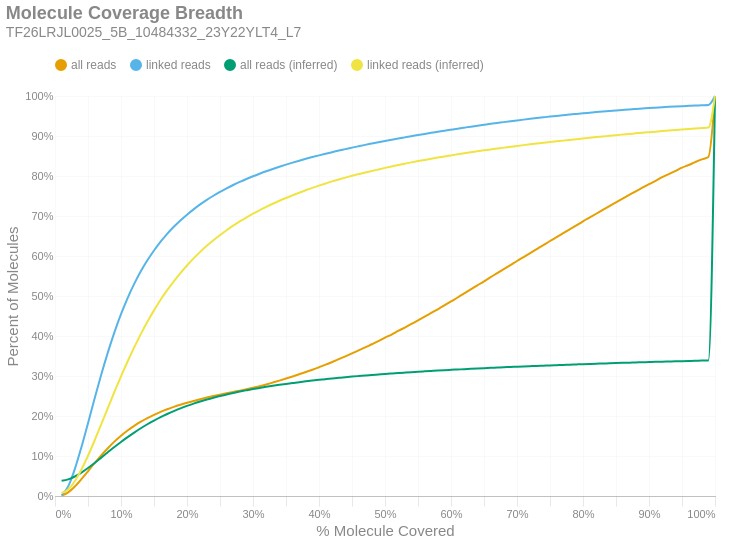

The code cell stored with this chart in its notebook:
### Markdown cell above
### Molecule Read Coverage
This chart shows molecule coverage breadth as computed by the number of bases aligned to that molecule. In other words, "*how much of each unique long molecule is actually sequenced/aligned?*" Keep in mind there is a distinction between sequences and alignments, since some sequences belonging to a particular molecule may not align well and wouldn't appear in the alignment data. This chart also shows molecule coverage breadth as computed by the *inferred fragment* from which the aligned sequences originate. Unlike read coverage, this calculation takes into account the total insert size, including unsequenced gaps between the forward and reverse reads. Like the previous figures, these are cumulative percents.

### Code cell
if SKIPLR:
    print_html(f"Skipped")
else:
    binned_df = consolidated_hist(valids['coverage_bp'], mask, 0.01, True)
    binned_df_inf = consolidated_hist(valids['coverage_inserts'], mask, 0.01, True)
    binned_df = binned_df.with_columns(pl.lit(binned_df_inf['all reads (cumsum)']).alias('all reads (inferred)'))
    binned_df = binned_df.with_columns(pl.lit(binned_df_inf['linked reads (cumsum)']).alias('linked reads (inferred)'))
    binned_df = binned_df.with_columns(
        (pl.col('bin').cast(pl.Float64) + 0.01).alias('right_edge')
    )

    with SafeRender(binned_df):
        (
            density_plot(binned_df, 'Molecule Coverage Breadth', samplename, 'molcov', ['all reads (inferred)','linked reads (inferred)'])
            .encode(
                #x=alt.X('bin:Q', title="% Molecule Covered").axis(format = '%').scale(padding=0),
                x=alt.X('right_edge:Q', title="% Molecule Covered").axis(format='%').scale(padding=0),
                y=alt.Y('value:Q', title='Percent of Molecules')
                    .axis(format='%')
                    .stack(False)
                    .scale(domainMin=0, padding=0),
                color=alt.Color("key:N").scale(domain = ["all reads", "linked reads", "all reads (inferred)", "linked reads (inferred)"]),
                tooltip = [
                    alt.Tooltip("key:N", title = "Data Type"),
                    alt.Tooltip("range_label:N", title="% Molecule Covered"),
                    alt.Tooltip("value:Q", format = ".2%", title="% Molecules")
                ]
            )
        ).display()

### Figure 1 — Vega-Lite specification as saved in the notebook (floating-point values rounded to 4 significant figures)
{"width": "container", "height": 400, "config": {"title": {"anchor": "start", "dy": -15, "fontSize": 18, "color": "#888888", "subtitleColor": "#888888", "subtitleFontSize": 14}, "arc": {"fill": "#0072B2"}, "axis": {"domainColor": "#888888", "domainWidth": 0.5, "gridWidth": 0.2, "grid": false, "titleFontWeight": 400, "titleFontSize": 15, "labelFontSize": 11, "labelColor": "#888888", "tickColor": "#888888", "tickWidth": 0.2, "titleColor": "#888888"}, "axisBand": {"grid": false}, "axisX": {"grid": true, "tickSize": 10, "domainCap": "round"}, "axisY": {"domain": false, "grid": true, "tickSize": 0, "domainCap": "round"}, "background": "transparent", "header": {"labelFontSize": 15, "labelColor": "#888888", "titleFontSize": 15, "titleFontWeight": 600, "titleColor": "#888888"}, "legend": {"labelFont": "sans-serif", "labelFontSize": 12, "labelColor": "#888888", "symbolSize": 100, "symbolType": "circle", "titleFontSize": 12, "titlePadding": 10, "titleColor": "#888888", "title": null, "orient": "top"}, "range": {"category": ["#E69F00", "#56B4E9", "#009E73", "#F0E442", "#0072B2", "#D55E00", "#CC79A7", "#000000"], "diverging": ["#cfe8f3", "#a2d4ec", "#73bfe2", "#46abdb", "#1696d2", "#12719e"]}, "area": {"fill": "#0072B2", "fillOpacity": 0.7, "line": true, "strokeOpacity": 0.7}, "line": {"color": "#0072B2", "stroke": "#0072B2", "strokeWidth": 2}, "trail": {"color": "#0072B2", "stroke": "#0072B2", "strokeWidth": 0, "size": 1}, "point": {"filled": true, "fillOpacity": 1.0, "size": 95}, "text": {"color": "#888888", "fontSize": 11, "align": "right", "fontWeight": 400, "size": 11}, "bar": {"fill": "#0072B2", "stroke": null}, "view": {"stroke": null, "continuousWidth": 660, "continuousHeight": 400}}, "data": {"name": "data-cad5d4e01662ed2f2607bfef7b991cc3"}, "mark": {"type": "line", "interpolate": "monotone", "point": {"opacity": 0, "size": 275}}, "encoding": {"color": {"field": "key", "scale": {"domain": ["all reads", "linked reads", "all reads (inferred)", "linked reads (inferred)"]}, "type": "nominal"}, "tooltip": [{"field": "key", "title": "Data Type", "type": "nominal"}, {"field": "range_label", "title": "% Molecule Covered", "type": "nominal"}, {"field": "value", "format": ".2%", "title": "% Molecules", "type": "quantitative"}], "x": {"axis": {"format": "%"}, "field": "right_edge", "scale": {"padding": 0}, "title": "% Molecule Covered", "type": "quantitative"}, "y": {"axis": {"format": "%"}, "field": "value", "scale": {"domainMin": 0, "padding": 0}, "stack": false, "title": "Percent of Molecules", "type": "quantitative"}}, "params": [{"name": "param_c36ac31b6afebe62", "select": {"type": "point", "fields": ["key"]}, "bind": "legend"}], "title": {"text": "Molecule Coverage Breadth", "subtitle": "TF26LRJL0025_5B_10484332_23Y22YLT4_L7"}, "transform": [{"fold": ["all reads (cumsum)", "linked reads (cumsum)", "all reads (inferred)", "linked reads (inferred)"]}, {"calculate": "replace(datum.key, ' (cumsum)', '')", "as": "key"}, {"filter": {"param": "param_c36ac31b6afebe62"}}], "usermeta": {"embedOptions": {"downloadFileName": "TF26LRJL0025_5B_10484332_23Y22YLT4_L7.molcov"}}, "$schema": "https://vega.github.io/schema/vega-lite/v6.4.1.json", "datasets": {"data-cad5d4e01662ed2f2607bfef7b991cc3": [{"bin": "0.0", "interval": "0.0-0.01", "all reads": 0.0008464, "linked reads": 0.001585, "all reads (cumsum)": 0.0008464, "linked reads (cumsum)": 0.001585, "range_label": "0.0-0.01", "all reads (inferred)": 0.03808, "linked reads (inferred)": 0.007352, "right_edge": 0.01}, {"bin": "0.01", "interval": "0.01-0.02", "all reads": 0.008185, "linked reads": 0.02254, "all reads (cumsum)": 0.009031, "linked reads (cumsum)": 0.02412, "range_label": "0.01-0.02", "all reads (inferred)": 0.04159, "linked reads (inferred)": 0.01636, "right_edge": 0.02}, {"bin": "0.02", "interval": "0.02-0.03", "all reads": 0.01478, "linked reads": 0.04314, "all reads (cumsum)": 0.02381, "linked reads (cumsum)": 0.06726, "range_label": "0.02-0.03", "all reads (inferred)": 0.04873, "linked reads (inferred)": 0.03682, "right_edge": 0.03}, {"bin": "0.03", "interval": "0.03-0.04", "all reads": 0.01821, "linked reads": 0.05475, "all reads (cumsum)": 0.04202, "linked reads (cumsum)": 0.122, "range_label": "0.03-0.04", "all reads (inferred)": 0.0586, "linked reads (inferred)": 0.06606, "right_edge": 0.04}, {"bin": "0.04", "interval": "0.04-0.05", "all reads": 0.0198, "linked reads": 0.06009, "all reads (cumsum)": 0.06182, "linked reads (cumsum)": 0.1821, "range_label": "0.04-0.05", "all reads (inferred)": 0.07011, "linked reads (inferred)": 0.1006, "right_edge": 0.05}, {"bin": "0.05", "interval": "0.05-0.06", "all reads": 0.02015, "linked reads": 0.06157, "all reads (cumsum)": 0.08197, "linked reads (cumsum)": 0.2437, "range_label": "0.05-0.06", "all reads (inferred)": 0.08272, "linked reads (inferred)": 0.1388, "right_edge": 0.06}, {"bin": "0.06", "interval": "0.06-0.07", "all reads": 0.01937, "linked reads": 0.05935, "all reads (cumsum)": 0.1013, "linked reads (cumsum)": 0.303, "range_label": "0.06-0.07", "all reads (inferred)": 0.09593, "linked reads (inferred)": 0.179, "right_edge": 0.07}, {"bin": "0.07", "interval": "0.07-0.08", "all reads": 0.01805, "linked reads": 0.05534, "all reads (cumsum)": 0.1194, "linked reads (cumsum)": 0.3584, "range_label": "0.07-0.08", "all reads (inferred)": 0.1092, "linked reads (inferred)": 0.2197, "right_edge": 0.08}, {"bin": "0.08", "interval": "0.08-0.09", "all reads": 0.01651, "linked reads": 0.05068, "all reads (cumsum)": 0.1359, "linked reads (cumsum)": 0.4091, "range_label": "0.08-0.09", "all reads (inferred)": 0.1224, "linked reads (inferred)": 0.2602, "right_edge": 0.09}, {"bin": "0.09", "interval": "0.09-0.1", "all reads": 0.01482, "linked reads": 0.04542, "all reads (cumsum)": 0.1507, "linked reads (cumsum)": 0.4545, "range_label": "0.09-0.1", "all reads (inferred)": 0.1351, "linked reads (inferred)": 0.2992, "right_edge": 0.1}, {"bin": "0.1", "interval": "0.1-0.11", "all reads": 0.01315, "linked reads": 0.04032, "all reads (cumsum)": 0.1639, "linked reads (cumsum)": 0.4948, "range_label": "0.1-0.11", "all reads (inferred)": 0.1471, "linked reads (inferred)": 0.3362, "right_edge": 0.11}, {"bin": "0.11", "interval": "0.11-0.12", "all reads": 0.01159, "linked reads": 0.03543, "all reads (cumsum)": 0.1754, "linked reads (cumsum)": 0.5302, "range_label": "0.11-0.12", "all reads (inferred)": 0.1586, "linked reads (inferred)": 0.3715, "right_edge": 0.12}, {"bin": "0.12", "interval": "0.12-0.13", "all reads": 0.01031, "linked reads": 0.03149, "all reads (cumsum)": 0.1858, "linked reads (cumsum)": 0.5617, "range_label": "0.12-0.13", "all reads (inferred)": 0.1694, "linked reads (inferred)": 0.4047, "right_edge": 0.13}, {"bin": "0.13", "interval": "0.13-0.14", "all reads": 0.009035, "linked reads": 0.02745, "all reads (cumsum)": 0.1948, "linked reads (cumsum)": 0.5892, "range_label": "0.13-0.14", "all reads (inferred)": 0.1794, "linked reads (inferred)": 0.4355, "right_edge": 0.14}, {"bin": "0.14", "interval": "0.14-0.15", "all reads": 0.00808, "linked reads": 0.02451, "all reads (cumsum)": 0.2029, "linked reads (cumsum)": 0.6137, "range_label": "0.14-0.15", "all reads (inferred)": 0.1887, "linked reads (inferred)": 0.464, "right_edge": 0.15}, {"bin": "0.15", "interval": "0.15-0.16", "all reads": 0.007353, "linked reads": 0.02215, "all reads (cumsum)": 0.2102, "linked reads (cumsum)": 0.6358, "range_label": "0.15-0.16", "all reads (inferred)": 0.1973, "linked reads (inferred)": 0.4905, "right_edge": 0.16}, {"bin": "0.16", "interval": "0.16-0.17", "all reads": 0.006528, "linked reads": 0.01959, "all reads (cumsum)": 0.2168, "linked reads (cumsum)": 0.6554, "range_label": "0.16-0.17", "all reads (inferred)": 0.2051, "linked reads (inferred)": 0.5145, "right_edge": 0.17}, {"bin": "0.17", "interval": "0.17-0.18", "all reads": 0.005936, "linked reads": 0.01762, "all reads (cumsum)": 0.2227, "linked reads (cumsum)": 0.673, "range_label": "0.17-0.18", "all reads (inferred)": 0.2123, "linked reads (inferred)": 0.5366, "right_edge": 0.18}, {"bin": "0.18", "interval": "0.18-0.19", "all reads": 0.005387, "linked reads": 0.01584, "all reads (cumsum)": 0.2281, "linked reads (cumsum)": 0.6889, "range_label": "0.18-0.19", "all reads (inferred)": 0.219, "linked reads (inferred)": 0.5574, "right_edge": 0.19}, {"bin": "0.19", "interval": "0.19-0.2", "all reads": 0.004957, "linked reads": 0.0145, "all reads (cumsum)": 0.233, "linked reads (cumsum)": 0.7034, "range_label": "0.19-0.2", "all reads (inferred)": 0.2252, "linked reads (inferred)": 0.5763, "right_edge": 0.2}, {"bin": "0.2", "interval": "0.2-0.21", "all reads": 0.004606, "linked reads": 0.01327, "all reads (cumsum)": 0.2376, "linked reads (cumsum)": 0.7166, "range_label": "0.2-0.21", "all reads (inferred)": 0.2309, "linked reads (inferred)": 0.594, "right_edge": 0.21}, {"bin": "0.21", "interval": "0.21-0.22", "all reads": 0.004312, "linked reads": 0.01231, "all reads (cumsum)": 0.242, "linked reads (cumsum)": 0.7289, "range_label": "0.21-0.22", "all reads (inferred)": 0.2363, "linked reads (inferred)": 0.6103, "right_edge": 0.22}, {"bin": "0.22", "interval": "0.22-0.23", "all reads": 0.004075, "linked reads": 0.01134, "all reads (cumsum)": 0.246, "linked reads (cumsum)": 0.7403, "range_label": "0.22-0.23", "all reads (inferred)": 0.2412, "linked reads (inferred)": 0.6254, "right_edge": 0.23}, {"bin": "0.23", "interval": "0.23-0.24", "all reads": 0.003801, "linked reads": 0.01031, "all reads (cumsum)": 0.2498, "linked reads (cumsum)": 0.7506, "range_label": "0.23-0.24", "all reads (inferred)": 0.2457, "linked reads (inferred)": 0.6394, "right_edge": 0.24}, {"bin": "0.24", "interval": "0.24-0.25", "all reads": 0.003657, "linked reads": 0.009686, "all reads (cumsum)": 0.2535, "linked reads (cumsum)": 0.7603, "range_label": "0.24-0.25", "all reads (inferred)": 0.2499, "linked reads (inferred)": 0.6522, "right_edge": 0.25}, {"bin": "0.25", "interval": "0.25-0.26", "all reads": 0.003399, "linked reads": 0.008853, "all reads (cumsum)": 0.2569, "linked reads (cumsum)": 0.7691, "range_label": "0.25-0.26", "all reads (inferred)": 0.2539, "linked reads (inferred)": 0.6645, "right_edge": 0.26}, {"bin": "0.26", "interval": "0.26-0.27", "all reads": 0.003328, "linked reads": 0.008313, "all reads (cumsum)": 0.2602, "linked reads (cumsum)": 0.7775, "range_label": "0.26-0.27", "all reads (inferred)": 0.2576, "linked reads (inferred)": 0.6757, "right_edge": 0.27}, {"bin": "0.27", "interval": "0.27-0.28", "all reads": 0.003255, "linked reads": 0.00779, "all reads (cumsum)": 0.2635, "linked reads (cumsum)": 0.7852, "range_label": "0.27-0.28", "all reads (inferred)": 0.2611, "linked reads (inferred)": 0.6863, "right_edge": 0.28}, {"bin": "0.28", "interval": "0.28-0.29", "all reads": 0.003418, "linked reads": 0.007303, "all reads (cumsum)": 0.2669, "linked reads (cumsum)": 0.7925, "range_label": "0.28-0.29", "all reads (inferred)": 0.2643, "linked reads (inferred)": 0.6962, "right_edge": 0.29}, {"bin": "0.29", "interval": "0.29-0.3", "all reads": 0.003685, "linked reads": 0.006741, "all reads (cumsum)": 0.2706, "linked reads (cumsum)": 0.7993, "range_label": "0.29-0.3", "all reads (inferred)": 0.2674, "linked reads (inferred)": 0.7056, "right_edge": 0.3}, {"bin": "0.3", "interval": "0.3-0.31", "all reads": 0.00397, "linked reads": 0.006364, "all reads (cumsum)": 0.2745, "linked reads (cumsum)": 0.8056, "range_label": "0.3-0.31", "all reads (inferred)": 0.2702, "linked reads (inferred)": 0.7143, "right_edge": 0.31}, {"bin": "0.31", "interval": "0.31-0.32", "all reads": 0.00439, "linked reads": 0.006117, "all reads (cumsum)": 0.2789, "linked reads (cumsum)": 0.8118, "range_label": "0.31-0.32", "all reads (inferred)": 0.273, "linked reads (inferred)": 0.7227, "right_edge": 0.32}, {"bin": "0.32", "interval": "0.32-0.33", "all reads": 0.004711, "linked reads": 0.005775, "all reads (cumsum)": 0.2836, "linked reads (cumsum)": 0.8175, "range_label": "0.32-0.33", "all reads (inferred)": 0.2755, "linked reads (inferred)": 0.7306, "right_edge": 0.33}, {"bin": "0.33", "interval": "0.33-0.34", "all reads": 0.004865, "linked reads": 0.005517, "all reads (cumsum)": 0.2885, "linked reads (cumsum)": 0.8231, "range_label": "0.33-0.34", "all reads (inferred)": 0.278, "linked reads (inferred)": 0.738, "right_edge": 0.34}, {"bin": "0.34", "interval": "0.34-0.35", "all reads": 0.00515, "linked reads": 0.00535, "all reads (cumsum)": 0.2937, "linked reads (cumsum)": 0.8284, "range_label": "0.34-0.35", "all reads (inferred)": 0.2803, "linked reads (inferred)": 0.7451, "right_edge": 0.35}, {"bin": "0.35", "interval": "0.35-0.36", "all reads": 0.005267, "linked reads": 0.005062, "all reads (cumsum)": 0.2989, "linked reads (cumsum)": 0.8335, "range_label": "0.35-0.36", "all reads (inferred)": 0.2824, "linked reads (inferred)": 0.7517, "right_edge": 0.36}, {"bin": "0.36", "interval": "0.36-0.37", "all reads": 0.005402, "linked reads": 0.0048, "all reads (cumsum)": 0.3043, "linked reads (cumsum)": 0.8383, "range_label": "0.36-0.37", "all reads (inferred)": 0.2846, "linked reads (inferred)": 0.7582, "right_edge": 0.37}, {"bin": "0.37", "interval": "0.37-0.38", "all reads": 0.005547, "linked reads": 0.004661, "all reads (cumsum)": 0.3099, "linked reads (cumsum)": 0.8429, "range_label": "0.37-0.38", "all reads (inferred)": 0.2866, "linked reads (inferred)": 0.7644, "right_edge": 0.38}, {"bin": "0.38", "interval": "0.38-0.39", "all reads": 0.005822, "linked reads": 0.004395, "all reads (cumsum)": 0.3157, "linked reads (cumsum)": 0.8473, "range_label": "0.38-0.39", "all reads (inferred)": 0.2885, "linked reads (inferred)": 0.7703, "right_edge": 0.39}, {"bin": "0.39", "interval": "0.39-0.4", "all reads": 0.006231, "linked reads": 0.0043, "all reads (cumsum)": 0.3219, "linked reads (cumsum)": 0.8516, "range_label": "0.39-0.4", "all reads (inferred)": 0.2904, "linked reads (inferred)": 0.776, "right_edge": 0.4}, {"bin": "0.4", "interval": "0.4-0.41", "all reads": 0.00638, "linked reads": 0.004038, "all reads (cumsum)": 0.3283, "linked reads (cumsum)": 0.8557, "range_label": "0.4-0.41", "all reads (inferred)": 0.2922, "linked reads (inferred)": 0.7813, "right_edge": 0.41}, {"bin": "0.41", "interval": "0.41-0.42", "all reads": 0.006762, "linked reads": 0.003952, "all reads (cumsum)": 0.3351, "linked reads (cumsum)": 0.8596, "range_label": "0.41-0.42", "all reads (inferred)": 0.2939, "linked reads (inferred)": 0.7865, "right_edge": 0.42}, {"bin": "0.42", "interval": "0.42-0.43", "all reads": 0.007059, "linked reads": 0.003889, "all reads (cumsum)": 0.3421, "linked reads (cumsum)": 0.8635, "range_label": "0.42-0.43", "all reads (inferred)": 0.2955, "linked reads (inferred)": 0.7913, "right_edge": 0.43}, {"bin": "0.43", "interval": "0.43-0.44", "all reads": 0.007112, "linked reads": 0.00364, "all reads (cumsum)": 0.3492, "linked reads (cumsum)": 0.8671, "range_label": "0.43-0.44", "all reads (inferred)": 0.297, "linked reads (inferred)": 0.796, "right_edge": 0.44}, {"bin": "0.44", "interval": "0.44-0.45", "all reads": 0.007387, "linked reads": 0.003742, "all reads (cumsum)": 0.3566, "linked reads (cumsum)": 0.8709, "range_label": "0.44-0.45", "all reads (inferred)": 0.2985, "linked reads (inferred)": 0.8004, "right_edge": 0.45}, {"bin": "0.45", "interval": "0.45-0.46", "all reads": 0.007444, "linked reads": 0.003516, "all reads (cumsum)": 0.3641, "linked reads (cumsum)": 0.8744, "range_label": "0.45-0.46", "all reads (inferred)": 0.2998, "linked reads (inferred)": 0.8046, "right_edge": 0.46}, {"bin": "0.46", "interval": "0.46-0.47", "all reads": 0.007431, "linked reads": 0.003419, "all reads (cumsum)": 0.3715, "linked reads (cumsum)": 0.8778, "range_label": "0.46-0.47", "all reads (inferred)": 0.3012, "linked reads (inferred)": 0.8087, "right_edge": 0.47}, {"bin": "0.47", "interval": "0.47-0.48", "all reads": 0.007858, "linked reads": 0.003265, "all reads (cumsum)": 0.3794, "linked reads (cumsum)": 0.8811, "range_label": "0.47-0.48", "all reads (inferred)": 0.3025, "linked reads (inferred)": 0.8126, "right_edge": 0.48}, {"bin": "0.48", "interval": "0.48-0.49", "all reads": 0.007739, "linked reads": 0.003314, "all reads (cumsum)": 0.3871, "linked reads (cumsum)": 0.8844, "range_label": "0.48-0.49", "all reads (inferred)": 0.3037, "linked reads (inferred)": 0.8165, "right_edge": 0.49}, {"bin": "0.49", "interval": "0.49-0.5", "all reads": 0.008731, "linked reads": 0.003168, "all reads (cumsum)": 0.3958, "linked reads (cumsum)": 0.8876, "range_label": "0.49-0.5", "all reads (inferred)": 0.305, "linked reads (inferred)": 0.8203, "right_edge": 0.5}, {"bin": "0.5", "interval": "0.5-0.51", "all reads": 0.007789, "linked reads": 0.003024, "all reads (cumsum)": 0.4036, "linked reads (cumsum)": 0.8906, "range_label": "0.5-0.51", "all reads (inferred)": 0.3062, "linked reads (inferred)": 0.8238, "right_edge": 0.51}, {"bin": "0.51", "interval": "0.51-0.52", "all reads": 0.008927, "linked reads": 0.003072, "all reads (cumsum)": 0.4126, "linked reads (cumsum)": 0.8937, "range_label": "0.51-0.52", "all reads (inferred)": 0.3074, "linked reads (inferred)": 0.8274, "right_edge": 0.52}, {"bin": "0.52", "interval": "0.52-0.53", "all reads": 0.008639, "linked reads": 0.002916, "all reads (cumsum)": 0.4212, "linked reads (cumsum)": 0.8966, "range_label": "0.52-0.53", "all reads (inferred)": 0.3085, "linked reads (inferred)": 0.8308, "right_edge": 0.53}, {"bin": "0.53", "interval": "0.53-0.54", "all reads": 0.008933, "linked reads": 0.002908, "all reads (cumsum)": 0.4301, "linked reads (cumsum)": 0.8995, "range_label": "0.53-0.54", "all reads (inferred)": 0.3096, "linked reads (inferred)": 0.8341, "right_edge": 0.54}, {"bin": "0.54", "interval": "0.54-0.55", "all reads": 0.008931, "linked reads": 0.002865, "all reads (cumsum)": 0.4391, "linked reads (cumsum)": 0.9024, "range_label": "0.54-0.55", "all reads (inferred)": 0.3106, "linked reads (inferred)": 0.8373, "right_edge": 0.55}, {"bin": "0.55", "interval": "0.55-0.56", "all reads": 0.009228, "linked reads": 0.002752, "all reads (cumsum)": 0.4483, "linked reads (cumsum)": 0.9051, "range_label": "0.55-0.56", "all reads (inferred)": 0.3116, "linked reads (inferred)": 0.8402, "right_edge": 0.56}, {"bin": "0.56", "interval": "0.56-0.57", "all reads": 0.009281, "linked reads": 0.002833, "all reads (cumsum)": 0.4576, "linked reads (cumsum)": 0.9079, "range_label": "0.56-0.57", "all reads (inferred)": 0.3126, "linked reads (inferred)": 0.8432, "right_edge": 0.57}, {"bin": "0.57", "interval": "0.57-0.58", "all reads": 0.009275, "linked reads": 0.00262, "all reads (cumsum)": 0.4668, "linked reads (cumsum)": 0.9106, "range_label": "0.57-0.58", "all reads (inferred)": 0.3136, "linked reads (inferred)": 0.846, "right_edge": 0.58}, {"bin": "0.58", "interval": "0.58-0.59", "all reads": 0.009592, "linked reads": 0.002703, "all reads (cumsum)": 0.4764, "linked reads (cumsum)": 0.9133, "range_label": "0.58-0.59", "all reads (inferred)": 0.3145, "linked reads (inferred)": 0.8488, "right_edge": 0.59}, {"bin": "0.59", "interval": "0.59-0.6", "all reads": 0.009981, "linked reads": 0.002588, "all reads (cumsum)": 0.4864, "linked reads (cumsum)": 0.9158, "range_label": "0.59-0.6", "all reads (inferred)": 0.3154, "linked reads (inferred)": 0.8515, "right_edge": 0.6}, {"bin": "0.6", "interval": "0.6-0.61", "all reads": 0.009806, "linked reads": 0.002549, "all reads (cumsum)": 0.4962, "linked reads (cumsum)": 0.9184, "range_label": "0.6-0.61", "all reads (inferred)": 0.3162, "linked reads (inferred)": 0.8541, "right_edge": 0.61}, {"bin": "0.61", "interval": "0.61-0.62", "all reads": 0.01026, "linked reads": 0.002494, "all reads (cumsum)": 0.5065, "linked reads (cumsum)": 0.9209, "range_label": "0.61-0.62", "all reads (inferred)": 0.3171, "linked reads (inferred)": 0.8567, "right_edge": 0.62}, {"bin": "0.62", "interval": "0.62-0.63", "all reads": 0.01019, "linked reads": 0.002473, "all reads (cumsum)": 0.5167, "linked reads (cumsum)": 0.9234, "range_label": "0.62-0.63", "all reads (inferred)": 0.318, "linked reads (inferred)": 0.8593, "right_edge": 0.63}, {"bin": "0.63", "interval": "0.63-0.64", "all reads": 0.01004, "linked reads": 0.002369, "all reads (cumsum)": 0.5267, "linked reads (cumsum)": 0.9257, "range_label": "0.63-0.64", "all reads (inferred)": 0.3188, "linked reads (inferred)": 0.8617, "right_edge": 0.64}, {"bin": "0.64", "interval": "0.64-0.65", "all reads": 0.01004, "linked reads": 0.002343, "all reads (cumsum)": 0.5367, "linked reads (cumsum)": 0.9281, "range_label": "0.64-0.65", "all reads (inferred)": 0.3196, "linked reads (inferred)": 0.8641, "right_edge": 0.65}, {"bin": "0.65", "interval": "0.65-0.66", "all reads": 0.01044, "linked reads": 0.00229, "all reads (cumsum)": 0.5472, "linked reads (cumsum)": 0.9304, "range_label": "0.65-0.66", "all reads (inferred)": 0.3204, "linked reads (inferred)": 0.8665, "right_edge": 0.66}, {"bin": "0.66", "interval": "0.66-0.67", "all reads": 0.009893, "linked reads": 0.002155, "all reads (cumsum)": 0.5571, "linked reads (cumsum)": 0.9325, "range_label": "0.66-0.67", "all reads (inferred)": 0.3211, "linked reads (inferred)": 0.8687, "right_edge": 0.67}, {"bin": "0.67", "interval": "0.67-0.68", "all reads": 0.01025, "linked reads": 0.002177, "all reads (cumsum)": 0.5673, "linked reads (cumsum)": 0.9347, "range_label": "0.67-0.68", "all reads (inferred)": 0.3219, "linked reads (inferred)": 0.8709, "right_edge": 0.68}, {"bin": "0.68", "interval": "0.68-0.69", "all reads": 0.009931, "linked reads": 0.002126, "all reads (cumsum)": 0.5773, "linked reads (cumsum)": 0.9368, "range_label": "0.68-0.69", "all reads (inferred)": 0.3226, "linked reads (inferred)": 0.873, "right_edge": 0.69}, {"bin": "0.69", "interval": "0.69-0.7", "all reads": 0.01023, "linked reads": 0.002092, "all reads (cumsum)": 0.5875, "linked reads (cumsum)": 0.9389, "range_label": "0.69-0.7", "all reads (inferred)": 0.3233, "linked reads (inferred)": 0.8752, "right_edge": 0.7}, {"bin": "0.7", "interval": "0.7-0.71", "all reads": 0.009824, "linked reads": 0.002014, "all reads (cumsum)": 0.5973, "linked reads (cumsum)": 0.9409, "range_label": "0.7-0.71", "all reads (inferred)": 0.324, "linked reads (inferred)": 0.8772, "right_edge": 0.71}, {"bin": "0.71", "interval": "0.71-0.72", "all reads": 0.009849, "linked reads": 0.001952, "all reads (cumsum)": 0.6072, "linked reads (cumsum)": 0.9429, "range_label": "0.71-0.72", "all reads (inferred)": 0.3246, "linked reads (inferred)": 0.8791, "right_edge": 0.72}, {"bin": "0.72", "interval": "0.72-0.73", "all reads": 0.01015, "linked reads": 0.00187, "all reads (cumsum)": 0.6173, "linked reads (cumsum)": 0.9448, "range_label": "0.72-0.73", "all reads (inferred)": 0.3253, "linked reads (inferred)": 0.8811, "right_edge": 0.73}, {"bin": "0.73", "interval": "0.73-0.74", "all reads": 0.009951, "linked reads": 0.001871, "all reads (cumsum)": 0.6273, "linked reads (cumsum)": 0.9466, "range_label": "0.73-0.74", "all reads (inferred)": 0.3259, "linked reads (inferred)": 0.8829, "right_edge": 0.74}, {"bin": "0.74", "interval": "0.74-0.75", "all reads": 0.01024, "linked reads": 0.001865, "all reads (cumsum)": 0.6375, "linked reads (cumsum)": 0.9485, "range_label": "0.74-0.75", "all reads (inferred)": 0.3265, "linked reads (inferred)": 0.8849, "right_edge": 0.75}, {"bin": "0.75", "interval": "0.75-0.76", "all reads": 0.009602, "linked reads": 0.001759, "all reads (cumsum)": 0.6471, "linked reads (cumsum)": 0.9503, "range_label": "0.75-0.76", "all reads (inferred)": 0.3272, "linked reads (inferred)": 0.8866, "right_edge": 0.76}, {"bin": "0.76", "interval": "0.76-0.77", "all reads": 0.009873, "linked reads": 0.001676, "all reads (cumsum)": 0.657, "linked reads (cumsum)": 0.9519, "range_label": "0.76-0.77", "all reads (inferred)": 0.3278, "linked reads (inferred)": 0.8884, "right_edge": 0.77}, {"bin": "0.77", "interval": "0.77-0.78", "all reads": 0.009786, "linked reads": 0.001644, "all reads (cumsum)": 0.6668, "linked reads (cumsum)": 0.9536, "range_label": "0.77-0.78", "all reads (inferred)": 0.3283, "linked reads (inferred)": 0.8902, "right_edge": 0.78}, {"bin": "0.78", "interval": "0.78-0.79", "all reads": 0.009749, "linked reads": 0.001627, "all reads (cumsum)": 0.6765, "linked reads (cumsum)": 0.9552, "range_label": "0.78-0.79", "all reads (inferred)": 0.3289, "linked reads (inferred)": 0.892, "right_edge": 0.79}, {"bin": "0.79", "interval": "0.79-0.8", "all reads": 0.0102, "linked reads": 0.001624, "all reads (cumsum)": 0.6867, "linked reads (cumsum)": 0.9568, "range_label": "0.79-0.8", "all reads (inferred)": 0.3295, "linked reads (inferred)": 0.8938, "right_edge": 0.8}, {"bin": "0.8", "interval": "0.8-0.81", "all reads": 0.009414, "linked reads": 0.001467, "all reads (cumsum)": 0.6961, "linked reads (cumsum)": 0.9583, "range_label": "0.8-0.81", "all reads (inferred)": 0.3301, "linked reads (inferred)": 0.8955, "right_edge": 0.81}, {"bin": "0.81", "interval": "0.81-0.82", "all reads": 0.009513, "linked reads": 0.001476, "all reads (cumsum)": 0.7056, "linked reads (cumsum)": 0.9598, "range_label": "0.81-0.82", "all reads (inferred)": 0.3307, "linked reads (inferred)": 0.8972, "right_edge": 0.82}, {"bin": "0.82", "interval": "0.82-0.83", "all reads": 0.009725, "linked reads": 0.001416, "all reads (cumsum)": 0.7154, "linked reads (cumsum)": 0.9612, "range_label": "0.82-0.83", "all reads (inferred)": 0.3312, "linked reads (inferred)": 0.8988, "right_edge": 0.83}, {"bin": "0.83", "interval": "0.83-0.84", "all reads": 0.009496, "linked reads": 0.00136, "all reads (cumsum)": 0.7249, "linked reads (cumsum)": 0.9625, "range_label": "0.83-0.84", "all reads (inferred)": 0.3318, "linked reads (inferred)": 0.9005, "right_edge": 0.84}, {"bin": "0.84", "interval": "0.84-0.85", "all reads": 0.009217, "linked reads": 0.001326, "all reads (cumsum)": 0.7341, "linked reads (cumsum)": 0.9639, "range_label": "0.84-0.85", "all reads (inferred)": 0.3324, "linked reads (inferred)": 0.9022, "right_edge": 0.85}, {"bin": "0.85", "interval": "0.85-0.86", "all reads": 0.009315, "linked reads": 0.001291, "all reads (cumsum)": 0.7434, "linked reads (cumsum)": 0.9652, "range_label": "0.85-0.86", "all reads (inferred)": 0.3329, "linked reads (inferred)": 0.9037, "right_edge": 0.86}, {"bin": "0.86", "interval": "0.86-0.87", "all reads": 0.009157, "linked reads": 0.00127, "all reads (cumsum)": 0.7526, "linked reads (cumsum)": 0.9664, "range_label": "0.86-0.87", "all reads (inferred)": 0.3334, "linked reads (inferred)": 0.9052, "right_edge": 0.87}, {"bin": "0.87", "interval": "0.87-0.88", "all reads": 0.009256, "linked reads": 0.001162, "all reads (cumsum)": 0.7618, "linked reads (cumsum)": 0.9676, "range_label": "0.87-0.88", "all reads (inferred)": 0.3339, "linked reads (inferred)": 0.9066, "right_edge": 0.88}, {"bin": "0.88", "interval": "0.88-0.89", "all reads": 0.008898, "linked reads": 0.001128, "all reads (cumsum)": 0.7707, "linked reads (cumsum)": 0.9687, "range_label": "0.88-0.89", "all reads (inferred)": 0.3344, "linked reads (inferred)": 0.9082, "right_edge": 0.89}, {"bin": "0.89", "interval": "0.89-0.9", "all reads": 0.008949, "linked reads": 0.001149, "all reads (cumsum)": 0.7797, "linked reads (cumsum)": 0.9699, "range_label": "0.89-0.9", "all reads (inferred)": 0.3349, "linked reads (inferred)": 0.9095, "right_edge": 0.9}, {"bin": "0.9", "interval": "0.9-0.91", "all reads": 0.008289, "linked reads": 0.001007, "all reads (cumsum)": 0.7879, "linked reads (cumsum)": 0.9709, "range_label": "0.9-0.91", "all reads (inferred)": 0.3353, "linked reads (inferred)": 0.9109, "right_edge": 0.91}, {"bin": "0.91", "interval": "0.91-0.92", "all reads": 0.009173, "linked reads": 0.001036, "all reads (cumsum)": 0.7971, "linked reads (cumsum)": 0.9719, "range_label": "0.91-0.92", "all reads (inferred)": 0.3358, "linked reads (inferred)": 0.9122, "right_edge": 0.92}, {"bin": "0.92", "interval": "0.92-0.93", "all reads": 0.007435, "linked reads": 0.0009807, "all reads (cumsum)": 0.8045, "linked reads (cumsum)": 0.9729, "range_label": "0.92-0.93", "all reads (inferred)": 0.3362, "linked reads (inferred)": 0.9135, "right_edge": 0.93}, {"bin": "0.93", "interval": "0.93-0.94", "all reads": 0.008081, "linked reads": 0.0009319, "all reads (cumsum)": 0.8126, "linked reads (cumsum)": 0.9738, "range_label": "0.93-0.94", "all reads (inferred)": 0.3366, "linked reads (inferred)": 0.9148, "right_edge": 0.94}, {"bin": "0.94", "interval": "0.94-0.95", "all reads": 0.008164, "linked reads": 0.0008504, "all reads (cumsum)": 0.8208, "linked reads (cumsum)": 0.9747, "range_label": "0.94-0.95", "all reads (inferred)": 0.3372, "linked reads (inferred)": 0.9161, "right_edge": 0.95}, {"bin": "0.95", "interval": "0.95-0.96", "all reads": 0.006673, "linked reads": 0.0007324, "all reads (cumsum)": 0.8275, "linked reads (cumsum)": 0.9754, "range_label": "0.95-0.96", "all reads (inferred)": 0.3376, "linked reads (inferred)": 0.9173, "right_edge": 0.96}, {"bin": "0.96", "interval": "0.96-0.97", "all reads": 0.007246, "linked reads": 0.0007305, "all reads (cumsum)": 0.8347, "linked reads (cumsum)": 0.9761, "range_label": "0.96-0.97", "all reads (inferred)": 0.338, "linked reads (inferred)": 0.9186, "right_edge": 0.97}, {"bin": "0.97", "interval": "0.97-0.98", "all reads": 0.006872, "linked reads": 0.0006826, "all reads (cumsum)": 0.8416, "linked reads (cumsum)": 0.9768, "range_label": "0.97-0.98", "all reads (inferred)": 0.3385, "linked reads (inferred)": 0.9198, "right_edge": 0.98}, {"bin": "0.98", "interval": "0.98-0.99", "all reads": 0.006084, "linked reads": 0.0007372, "all reads (cumsum)": 0.8477, "linked reads (cumsum)": 0.9776, "range_label": "0.98-0.99", "all reads (inferred)": 0.339, "linked reads (inferred)": 0.921, "right_edge": 0.99}, {"bin": "0.99", "interval": "0.99-1.0", "all reads": 0.1523, "linked reads": 0.02244, "all reads (cumsum)": 1.0, "linked reads (cumsum)": 1.0, "range_label": "0.99-1.0", "all reads (inferred)": 1.0, "linked reads (inferred)": 1.0, "right_edge": 1.0}]}}
